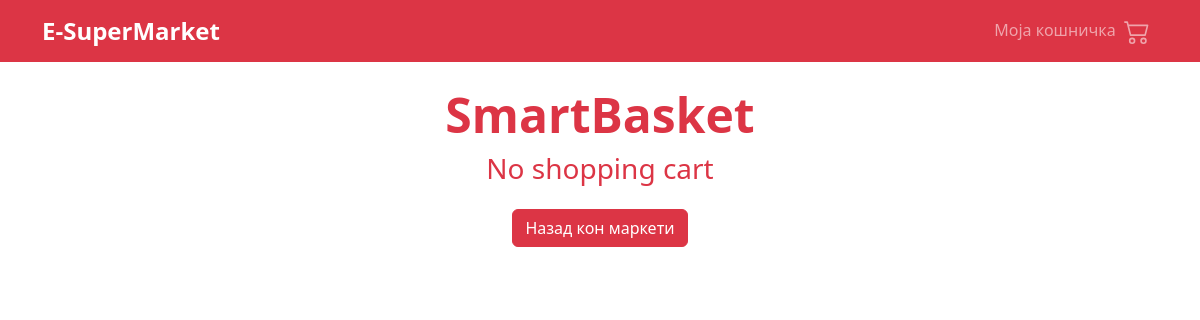
The page /shopping-cart (signed in) on the database as committed earlier.
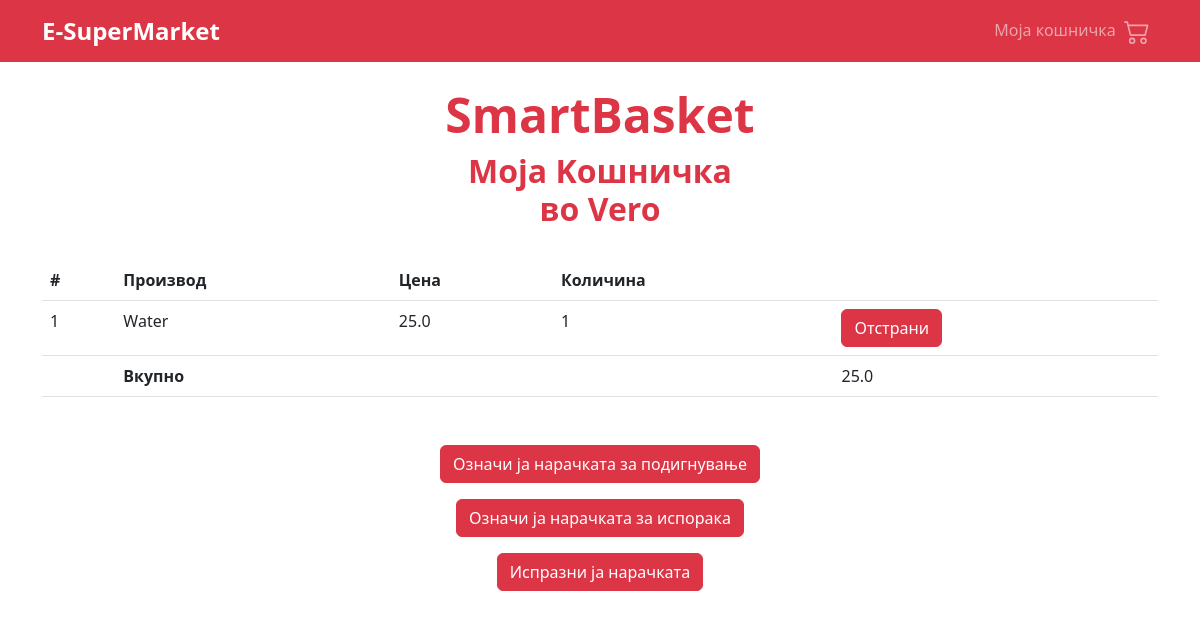
The same page on the database as committed later.
### SmartBasket/models.py (models this page shows, shortened)
class ShoppingCart(models.Model):
    customer = models.ForeignKey(Customer, on_delete=models.CASCADE)
    market = models.ForeignKey(Market, on_delete=models.CASCADE)

class Market(models.Model):
    name = models.CharField(max_length=100)
    image = models.ImageField(upload_to='images/')
    address = models.CharField(max_length=100, null=True, blank=True)
    phone_number = models.CharField(max_length=100, null=True, blank=True)
    email = models.EmailField(null=True, blank=True)

class ShoppingCartItem(models.Model):
    shopping_cart = models.ForeignKey(ShoppingCart, on_delete=models.CASCADE)
    product = models.ForeignKey(Product, on_delete=models.CASCADE)
    quantity = models.IntegerField()

class Product(models.Model):
    name = models.CharField(max_length=100)
    price = models.FloatField()
    category = models.ForeignKey(Category, on_delete=models.CASCADE)
    image = models.ImageField(upload_to='images/')
    description = models.TextField()
    quantity = models.IntegerField()

### SmartBasket/views.py (the view)
# urls.py: path('shopping-cart', list_shopping_cart, name='shopping-cart'),
def list_shopping_cart(request):
    if request.user.is_authenticated:
        if Customer.objects.filter(user=request.user).exists():
            customer = Customer.objects.get(user=request.user)
            cart = ShoppingCart.objects.filter(customer=customer).first()
            if cart is None:
                return render(request, 'list_shopping_cart.html', {'cart': cart, 'error': 'No shopping cart'})
            cart_items = ShoppingCartItem.objects.filter(shopping_cart=cart).all()
            total = 0
            for cart_item in cart_items:
                total += cart_item.product.price * cart_item.quantity
            return render(request, 'list_shopping_cart.html', {'cart': cart, 'cart_items': cart_items, 'error': 'None',
                                                               'total': total})
    return redirect('/login-cust')

### templates/list_shopping_cart.html (shortened to what this page needs)
{% extends "customer_base.html" %}
{% block content %}
    <div class="container mt-4">
        <div class="row">
            <div class="col-md-12 text-center">
                <h1 class="display-5 text-danger fw-bold">SmartBasket</h1>
            </div>
        </div>
        {% if error != 'None' %}
            <div class="text-center text-danger">
                <h3>{{error}}</h3>
                <a class="btn btn-danger mt-3" href="/markets">Назад кон маркети</a>
            </div>
        {% endif %}
        {% if error == 'None' %}
            <div class="row">
                <div class="col-md-12 text-center">
                    <h2 class="text-danger fw-bold">Моја Kошничка <br />во {{ cart.market.name }}</h2>
                </div>
            </div>
            <table class="table table-stripped mt-4">
                <thead>
                    <tr>
                        <th>#</th>
                        <th>Производ</th>
                        <th>Цена</th>
                        <th>Количина</th>
                        <th></th>
                    </tr>
                </thead>
                <tbody>
                    {% for item in cart_items %}
                        <tr>
                            <td>{{ forloop.counter }}</td>
                            <td>{{ item.product.name }}</td>
                            <td>{{ item.product.price }}</td>
                            <td>{{ item.quantity }}</td>
                            <td>
                                <a class="btn btn-danger" href="/delete-cart-item/{{ item.id }}">Отстрани</a>
                            </td>
                        </tr>
                    {% endfor %}
                </tbody>
                <tfoot>
                    <tr>
                        <td></td>
                        <td class="fw-bold">Вкупно</td>
                        <td></td>
                        <td></td>
                        <td>{{ total }}</td>
                    </tr>
                </tfoot>
            </table>
            {% if cart_items.count > 0 %}
                <div class="row mt-5">
                    <div class="col-md-12 text-center">
                        <a class="btn btn-danger" href="/create-pickup/{{ cart.id }}">Означи ја нарачката за подигнување</a>
                    </div>
                </div>
                <div class="row mt-3">
                    <div class="col-md-12 text-center">
                        <a class="btn btn-danger" href="/create-delivery/{{ cart.id }}">Означи ја нарачката за испорака</a>
                    </div>
                </div>
                <div class="row mt-3 mb-5">
                    <div class="col-md-12 text-center">
                        <a class="btn btn-danger" href="/empty-cart/{{ cart.id }}">Испразни ја нарачката</a>
                    </div>
                </div>
                {% endif %}
        {% endif %}
    </div>
{% endblock %}

Rows that differ between the two databases and show on the page:
added ShoppingCart: market.name "Vero"
added ShoppingCartItem: product.name "Water", product.price "25.0", quantity "1"
Other text that changed with them:
{{ total }}: (not shown) → "25.0"
{{ error }}: "No shopping cart" → (not shown)
text no longer shown: "Назад кон маркети"
text now shown: "Моја Kошничка во # Производ Цена Количина Вкупно Означи ја нарачката за подигнување Означи ја нарачката за испорака Испразни ја нарачката"
